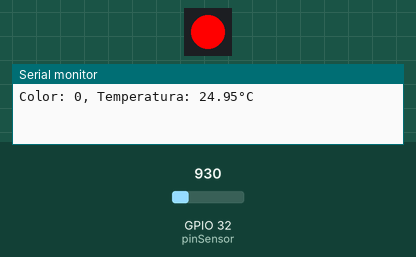
Simulated run of this sketch. Board: ESP32. On the bench: 1 RGB LEDs in strip order, left to right, the last lines printed to the serial monitor. The test bench sets the inputs (shaded band); at power-on: GPIO 32 (pinSensor) = 930. Dim RGB values are drawn brighter than linear; the strip is taken to match the declared colour order.

Above: at 0.1 s.
At 22.1 s:
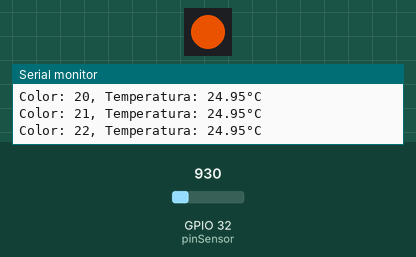
At 39.1 s:
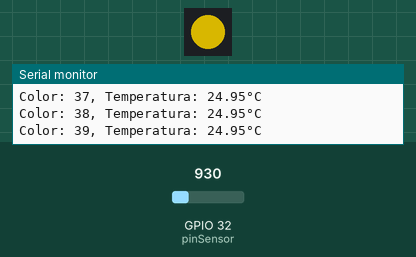
Timing chart, 0 to 40.0 s (numbered marks = the images above):
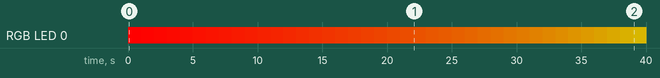

Measured:
- by itself, RGB LED 0: off → RGB(255, 0, 0) at 0.00 s, → RGB(252, 3, 0) 1.0 s later, → RGB(249, 6, 0) 1.0 s later, → RGB(246, 9, 0) 1.0 s later, … (40 changes in this stretch)

The sketch:

tmp36rgb.ino
```cpp
#include <Adafruit_NeoPixel.h>

const int pinSensor = 32; // Sensor TMP36 connectat a GPIO32
const int pinLED = 13; // LED RGB connectat al GPIO13 (aquest pin varia segons la teva placa)

#define NUM_PIXELS 1 // Només tenim un LED RGB
Adafruit_NeoPixel pixels = Adafruit_NeoPixel(NUM_PIXELS, pinLED, NEO_RGB + NEO_KHZ800);

void setup() {
  Serial.begin(115200); // Inicialitzar la comunicació serial
  pixels.begin(); // Inicialitzar el LED RGB
}

void loop() {
  for (int colorValue = 0; colorValue <= 255; colorValue++) {
    int sensorValue = analogRead(pinSensor); // Llegir el valor del sensor
    float voltage = sensorValue * (3.3 / 4095.0); // Convertir el valor a voltatge (3.3V, resolució ADC de 12 bits)
    float temperatureC = (voltage - 0.5) * 100; // Convertir el voltatge a temperatura en graus Celsius

    // Mapejar la temperatura a valors de color (r, g, b) per a l'LED RGB
    int color = map(temperatureC, 0, 100, 0, 255); // Escalar la temperatura al rang de colors (0-255)

    // Encendre l'LED amb el color corresponent
    pixels.setPixelColor(0, Wheel(colorValue)); // Configurar el color de l'LED basat en la variable de bucle
    pixels.show(); // Actualitzar el LED amb el color nou

    // Mostrem el valor de color, temps i temperatura per la consola serial
    Serial.print("Color: ");
    Serial.print(colorValue);
    Serial.print(", Temperatura: ");
    Serial.print(temperatureC);
    Serial.println("°C");

    delay(1000); // Esperar 1 segon abans de passar al següent color
  }
}

// Funció per generar un color d'arc iris
uint32_t Wheel(byte WheelPos) {
  WheelPos = 255 - WheelPos;
  if (WheelPos < 85) {
    return pixels.Color(255 - WheelPos * 3, 0, WheelPos * 3);
  } else if (WheelPos < 170) {
    WheelPos -= 85;
    return pixels.Color(0, WheelPos * 3, 255 - WheelPos * 3);
  } else {
    WheelPos -= 170;
    return pixels.Color(WheelPos * 3, 255 - WheelPos * 3, 0);
  }
}
```
